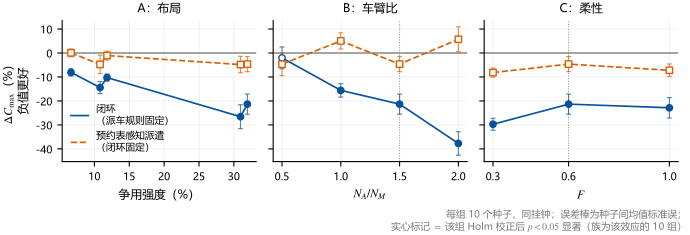

Recreate this plot in Python.
# -*- coding: utf-8 -*-
"""三族主效应中文版。数据与 fig_prediction3.py 相同，输出 fig_prediction3_CN。"""
from __future__ import annotations

import os
import sys

sys.path.insert(0, os.path.dirname(os.path.abspath(__file__)))
sys.path.insert(0, os.path.abspath(os.path.join(
    os.path.dirname(os.path.abspath(__file__)), "..", "..", "clbs")))

from _style import (FS_ANNOT, FS_FOOT, FS_LEG, by,  # noqa: E402
                    load_output, mark_draft, plt, save, use_cjk)
import fig_prediction3 as src  # noqa: E402

use_cjk()

EFFECTS = [
    ("B0", "B1", "闭环\n（派车规则固定）", "#08519c", "o", "-"),
    ("B1", "B2", "预约表感知派遣\n（闭环固定）", "#d95f02", "s", "--"),
]
PANELS = [
    ("A", "布局", "争用强度（%）"),
    ("B", "车臂比", "$N_A/N_M$"),
    ("C", "柔性", "$F$"),
]


def main() -> None:
    rows = load_output("baseline_ladder.csv", src.HINT)
    seeds = sorted({r["seed"] for r in rows})
    cells = by(rows, "case")
    if len(seeds) < 10:
        mark_draft("%d seeds, protocol wants 10" % len(seeds))
    if len(cells) < 10:
        mark_draft("%d of 10 instance cells" % len(cells))

    fig, axes = plt.subplots(1, 3, figsize=(7.0, 2.45), sharey=True)
    for ax, (fam, fam_name, xlabel) in zip(axes, PANELS):
        names = src.members(cells, fam)
        if not names:
            ax.text(0.5, 0.5, "族 %s 缺失" % fam, transform=ax.transAxes,
                    ha="center", va="center", fontsize=FS_ANNOT,
                    color="#999999")
            ax.set_xlabel(xlabel)
            continue
        cont = {c: cells[(c,)][0]["contention"] for c in names}
        names.sort(key=lambda c: src.level(c, fam, cont[c]))
        xs = [src.level(c, fam, cont[c]) for c in names]

        for ka, kb, label, colour, marker, ls in EFFECTS:
            adj = src.adjusted(cells, ka, kb)
            eff = [src.cell_effect(cells[(c,)], ka, kb) for c in names]
            ys = [e[0] for e in eff]
            es = [e[1] for e in eff]
            ax.plot(xs, ys, ls, color=colour, linewidth=1.2,
                    label=label if fam == "A" else None, zorder=3,
                    clip_on=False)
            ax.errorbar(xs, ys, yerr=es, fmt="none", ecolor=colour,
                        elinewidth=0.8, capsize=1.8, capthick=0.8,
                        alpha=0.7, zorder=3, clip_on=False)
            for x, y, c in zip(xs, ys, names):
                ax.plot([x], [y], marker, color=colour, markersize=4.6,
                        markerfacecolor=colour if adj[c] < src.ALPHA else "white",
                        markeredgecolor=colour, markeredgewidth=1.0,
                        zorder=4, clip_on=False)

        if fam != "A" and src.BASE_CELL in names:
            ax.axvline(src.BASE_LEVEL[fam], color="#999999", linewidth=0.7,
                       linestyle=":", zorder=1)

        ax.axhline(0, color="#444444", linewidth=0.7, zorder=2)
        ax.set_xlabel(xlabel)
        ax.set_title("%s：%s" % (fam, fam_name), fontsize=8.5)
        if fam != "A":
            ax.set_xticks(xs)

    axes[0].set_ylabel("$\\Delta C_{\\max}$（%）\n负值更好")
    axes[0].legend(loc="lower left", fontsize=FS_LEG, handlelength=1.8)
    fig.tight_layout(rect=(0.0, 0.095, 1.0, 1.0))
    fig.text(0.995, 0.012,
             "每组 %d 个种子，同挂钟；误差棒为种子间均值标准误；\n"
             "实心标记 $=$ 该组 Holm 校正后 $p<%.2f$ 显著（族为该效应的 %d 组）"
             % (len(seeds), src.ALPHA, len(cells)),
             ha="right", va="bottom", fontsize=FS_FOOT, color="#777777")
    save(fig, "fig_prediction3_CN")


if __name__ == "__main__":
    main()
